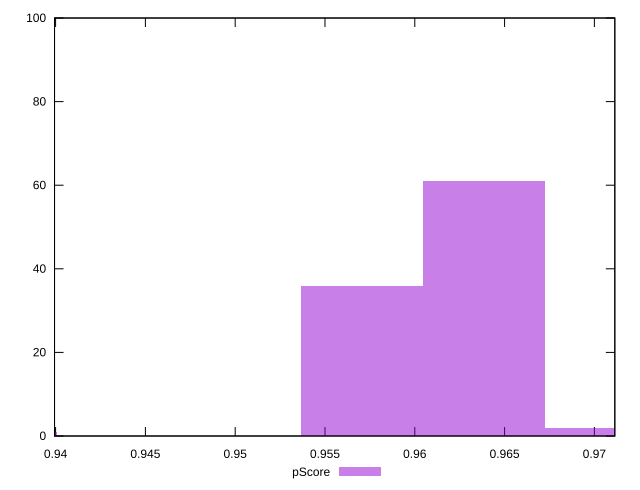

This chart was generated by the following gnuplot code:
reset

$pScore <<EOF
0.9367090768380779 1
0.9638600645725149 61
0.9706478115061242 2
0.9570723176389057 36
EOF

set key outside below
set boxwidth 0.00678774693360926
set xrange [0.9399409997650275:0.9711384700098102]
set yrange [0:100]
set trange [0:100]
set style fill transparent solid 0.5 noborder
set terminal svg size 640, 490 enhanced background rgb 'white'
set output "reports/report_00031_2021-02-24T23-18-18.084Z/bootup-time/samples/astro/pScore/histogram.svg"

plot $pScore title "pScore" with boxes

reset
